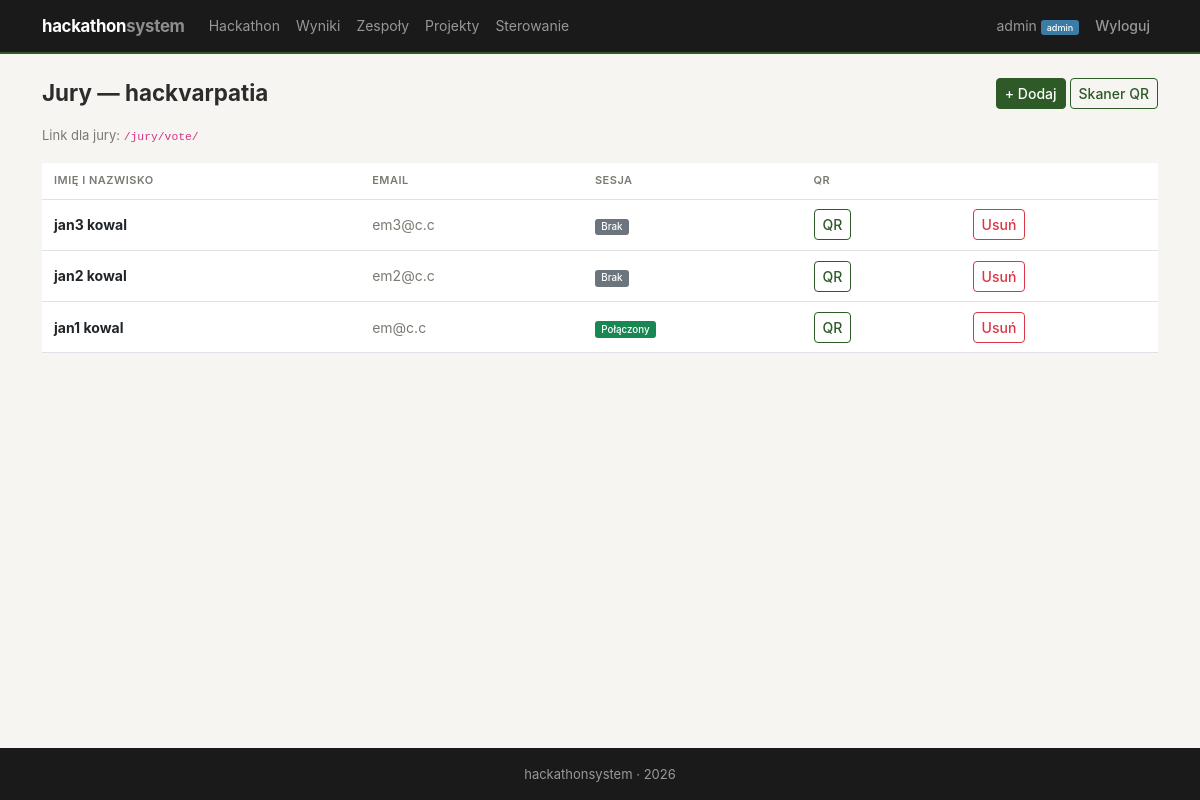
Before: /jury/members/ (signed in) with the older database file.
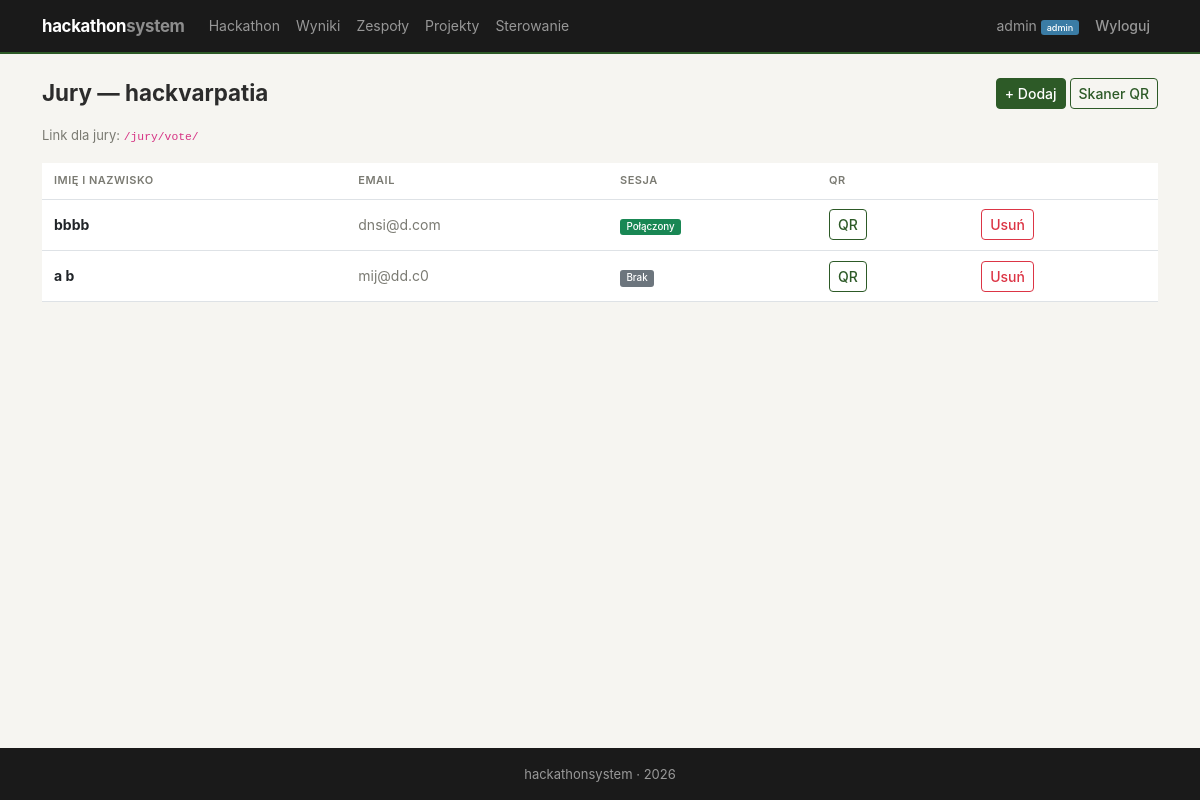
After: the same page with the newer database file.
### hackathon/models.py (models this page shows, shortened)
class Hackathon(models.Model):
    STATUS_CHOICES = [
        ('planned', 'Planowany'),
        ('active', 'Aktywny'),
        ('judging', 'Ocenianie'),
        ('finished', 'Zakończony'),
    ]
    name = models.CharField(max_length=200, verbose_name='Nazwa')
    description = models.TextField(verbose_name='Opis')
    date_start = models.DateTimeField(verbose_name='Data rozpoczęcia')
    date_end = models.DateTimeField(verbose_name='Data zakończenia')
    submit_deadline = models.DateTimeField(verbose_name='Deadline oddania projektów')
    status = models.CharField(max_length=20, choices=STATUS_CHOICES, default='planned', verbose_name='Status')
    max_team_size = models.PositiveIntegerField(default=5, verbose_name='Max wielkość zespołu')
    created_at = models.DateTimeField(auto_now_add=True)
    class Meta:
        ordering = ['-date_start']
    @classmethod
    def current(cls):
        h = cls.objects.first()
        if not h:
            raise Http404("Brak hackathonu. Utwórz hackathon w panelu admina.")
        return h

### judging/models.py (models this page shows, shortened)
class JuryMember(models.Model):
    name = models.CharField(max_length=200, verbose_name='Imię i nazwisko')
    email = models.EmailField(unique=True, verbose_name='Email')
    qr_token = models.UUIDField(default=uuid.uuid4, unique=True, editable=False, verbose_name='Token QR')
    is_active = models.BooleanField(default=True, verbose_name='Aktywny')
    created_at = models.DateTimeField(auto_now_add=True)
    class Meta:
        verbose_name = 'Członek jury (QR)'
        verbose_name_plural = 'Członkowie jury (QR)'

### judging/views.py (the view)
    @login_required
    def wrapper(request, *args, **kwargs):
        if not hasattr(request.user, 'profile') or not request.user.profile.is_admin:
            messages.error(request, 'Brak uprawnień administratora.')
            return redirect('accounts:dashboard')
        return view_func(request, *args, **kwargs)

### accounts/models.py (called while the page is built)
    @property
    def is_admin(self):
        return self.role == 'admin'

### judging/views.py (called while the page is built)
def admin_required(view_func):
    @login_required
    def wrapper(request, *args, **kwargs):
        if not hasattr(request.user, 'profile') or not request.user.profile.is_admin:
            messages.error(request, 'Brak uprawnień administratora.')
            return redirect('accounts:dashboard')
        return view_func(request, *args, **kwargs)
    wrapper.__name__ = view_func.__name__
    return wrapper

@admin_required
def jury_members_list(request):
    hackathon = Hackathon.current()
    members = JuryMember.objects.all().order_by('-created_at')
    paired_member_ids = set(
        JurySession.objects.filter(jury_member__isnull=False)
        .values_list('jury_member_id', flat=True)
    )
    return render(request, 'judging/jury_members_list.html', {
        'hackathon': hackathon,
        'members': members,
        'paired_member_ids': paired_member_ids,
    })

### judging/templates/judging/jury_members_list.html (shortened to what this page needs)
{% extends 'base.html' %}
{% block content %}
<div class="section-header">
    <h2>Jury — {{ hackathon.name }}</h2>
    <div class="d-flex gap-1">
        <a href="{% url 'jury:members_add' %}" class="btn btn-primary btn-sm">+ Dodaj</a>
        <a href="{% url 'jury:scanner' %}" class="btn btn-outline-primary btn-sm">Skaner QR</a>
    </div>
</div>
<p class="text-muted" style="font-size:13px">Link dla jury: <code>/jury/vote/</code></p>
{% if members %}
    <table class="table">
        <thead>
            <tr><th>Imię i nazwisko</th><th>Email</th><th>Sesja</th><th>QR</th><th></th></tr>
        </thead>
        <tbody>
            {% for m in members %}
            <tr>
                <td><strong>{{ m.name }}</strong></td>
                <td class="text-muted">{{ m.email }}</td>
                <td>
                    {% if m.pk in paired_member_ids %}
                        <span class="badge bg-success">Połączony</span>
                    {% else %}
                        <span class="badge bg-secondary">Brak</span>
                    {% endif %}
                </td>
                <td>
                    <a href="{% url 'jury:qr_display' qr_token=m.qr_token %}" class="btn btn-sm btn-outline-primary" target="_blank">QR</a>
                </td>
                <td>
                    <form method="post" action="{% url 'jury:member_delete' pk=m.pk %}" class="d-inline" onsubmit="return confirm('Na pewno usunąć?')">
                        <button type="submit" class="btn btn-sm btn-outline-danger">Usuń</button>
                    </form>
                </td>
            </tr>
            {% endfor %}
        </tbody>
    </table>
{% else %}
    <p class="text-muted">Brak członków jury.</p>
{% endif %}
{% endblock %}

### templates/base.html (shortened to what this page needs)
<!DOCTYPE html>
<html lang="pl">
<head>
    <link href="https://cdn.jsdelivr.net/npm/bootstrap@5.3.0/dist/css/bootstrap.min.css" rel="stylesheet">
    <link href="https://cdn.jsdelivr.net/npm/bootstrap-icons@1.10.0/font/bootstrap-icons.css" rel="stylesheet">
    {% load static %}
    <link rel="stylesheet" href="{% static 'css/style.css' %}">
</head>
<body>
    <nav class="navbar navbar-expand-lg navbar-dark">
        <div class="container">
            <a class="navbar-brand" href="{% url 'home' %}">hackathon<span style="opacity:.5">system</span></a>
            <div class="collapse navbar-collapse" id="navbarNav">
                <ul class="navbar-nav me-auto">
                    <li class="nav-item">
                        <a class="nav-link" href="{% url 'hackathon:detail' %}">Hackathon</a>
                    </li>
                    <li class="nav-item">
                        <a class="nav-link" href="{% url 'jury:results' %}">Wyniki</a>
                    </li>
                    {% if user.is_authenticated %}
                        <li class="nav-item">
                            <a class="nav-link" href="{% url 'teams:list' %}">Zespoły</a>
                        </li>
                        {% if user.profile.is_admin %}
                            <li class="nav-item">
                                <a class="nav-link" href="{% url 'projects:list' %}">Projekty</a>
                            </li>
                            <li class="nav-item">
                                <a class="nav-link" href="{% url 'jury:status' %}">Sterowanie</a>
                            </li>
                        {% endif %}
                    {% endif %}
                </ul>
                <ul class="navbar-nav">
                    {% if user.is_authenticated %}
                        <li class="nav-item">
                            <a class="nav-link" href="{% url 'accounts:dashboard' %}">
                                {{ user.username }}
                                {% if user.profile.is_admin %}<span class="badge bg-info">admin</span>{% endif %}
                            </a>
                        </li>
                        <li class="nav-item">
                            <form method="post" action="{% url 'accounts:logout' %}" class="d-inline">
                                <button type="submit" class="nav-link btn btn-link" style="font-size:14px">Wyloguj</button>
                            </form>
                        </li>
                    {% endif %}
                </ul>
            </div>
        </div>
    </nav>
    <div class="container mt-4">
        {% block content %}{% endblock %}
    </div>
    <footer class="mt-5">
        <div class="container text-center">
            <p class="mb-0">hackathonsystem &middot; 2026</p>
        </div>
    </footer>
</body>
</html>

### static/css/style.css (style rules this page uses)
:root { --c-bg: #f6f5f1; --c-surface: #fff; --c-border: #e0ddd6; --c-text: #2c2c2c; --c-muted: #7a7a72; --c-primary: #2d5a27; --c-primary-light: #e8f0e6; --c-accent: #b8860b; --c-accent-light: #fdf5e6; --c-danger: #a33; --c-nav-bg: #1a1a1a; }
* { box-sizing: border-box; }
body { min-height: 100vh; display: flex; flex-direction: column; background: var(--c-bg); color: var(--c-text); font-family: -apple-system, BlinkMacSystemFont, "Segoe UI", Roboto, sans-serif; font-size: 15px; line-height: 1.55; }
.container.mt-4 { flex: 1; }
.navbar { background: var(--c-nav-bg) !important; padding: .5rem 0; border-bottom: 2px solid var(--c-primary); font-size: 14px; }
.navbar-brand { font-weight: 700; letter-spacing: -0.3px; font-size: 1.05rem; }
.navbar .nav-link { padding: .4rem .7rem; }
.navbar .badge { font-size: .65em; vertical-align: middle; }
.btn { font-size: 14px; border-radius: 4px; font-weight: 500; }
.btn-primary { background: var(--c-primary); border-color: var(--c-primary); }
.btn-outline-primary { color: var(--c-primary); border-color: var(--c-primary); }
.table { font-size: 14px; }
.table th { border-top: none; font-weight: 600; color: var(--c-muted); text-transform: uppercase; font-size: 11px; letter-spacing: .5px; padding: .6rem .75rem; }
.table td { padding: .6rem .75rem; vertical-align: middle; }
.badge { font-size: .7em; font-weight: 500; border-radius: 3px; }
.badge.bg-info { background: #3a7ca5 !important; }
h2 { font-size: 1.4rem; font-weight: 700; margin-bottom: .75rem; }
footer { background: var(--c-nav-bg) !important; font-size: 13px; color: #999 !important; padding: 1rem 0; }
footer p { color: #999; }
.section-header { display: flex; align-items: center; justify-content: space-between; margin-bottom: 1rem; }
.section-header h2 { margin-bottom: 0; }
.text-muted { color: var(--c-muted) !important; }
a { color: var(--c-primary); }

Changed rows visible on the page:
removed JuryMember: name "jan3 kowal", email "em3@c.c", shows "Brak"
removed JuryMember: name "jan2 kowal", email "em2@c.c", shows "Brak"
removed JuryMember: name "jan1 kowal", email "em@c.c", shows "Połączony"
added JuryMember: name "bbbb", email "dnsi@d.com", shows "Połączony"
added JuryMember: name "a b", email "mij@dd.c0", shows "Brak"
